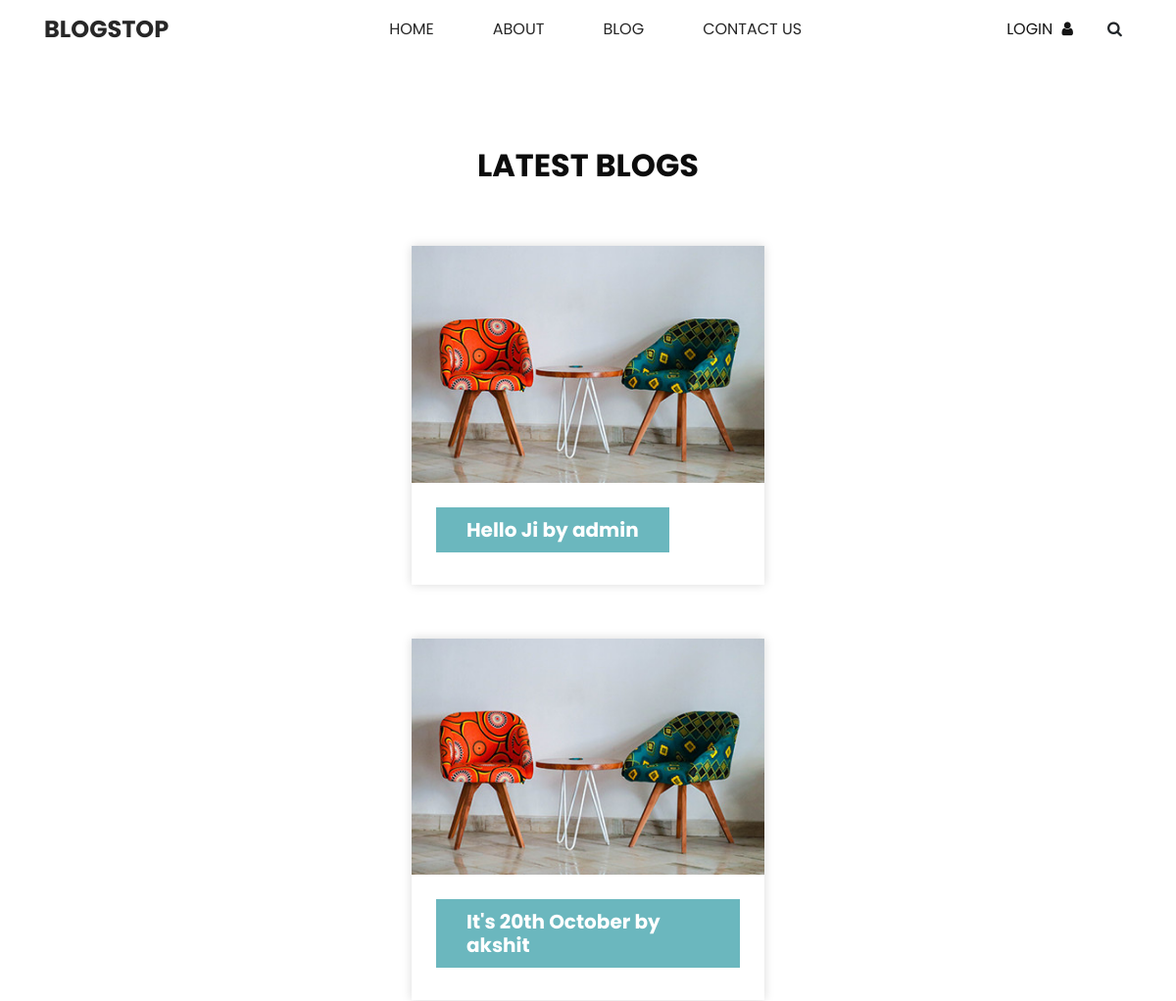
The app's page /blog (upper part), older data.
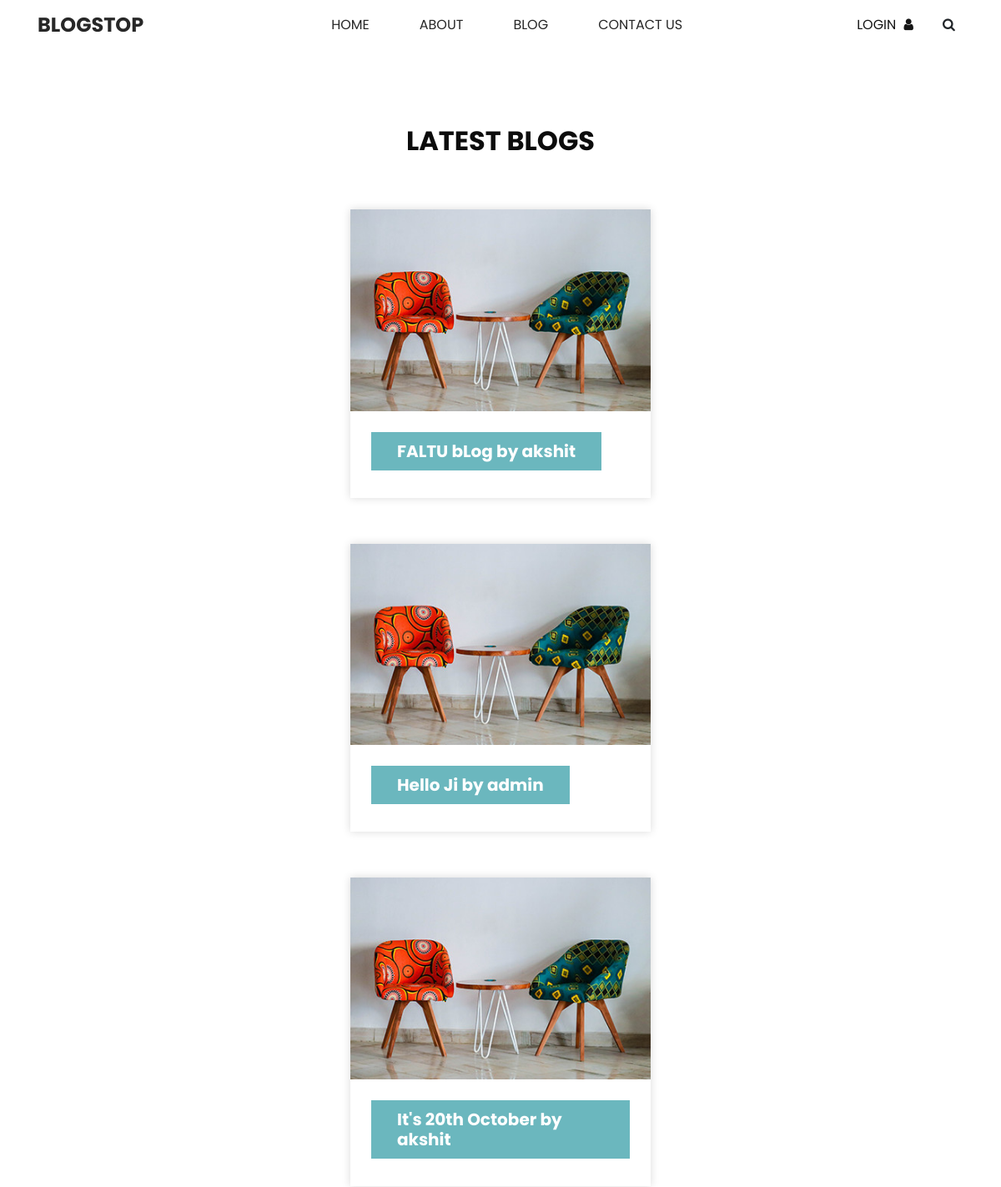
The same page, newer data.
### blog/models.py (models this page shows, shortened)
class Post(models.Model):
    title = models.CharField(max_length=100)
    author = models.ForeignKey(User, on_delete=models.CASCADE)
    body = models.TextField()

### blog/views.py (the view)
# urls.py: path("blog", Blogview.as_view(), name="blog"),
class Blogview(ListView):
    model = Post
    template_name = 'blog/blog.html'
    ordering = ['-id']

### templates/blog/blog.html (shortened to what this page needs)
<!DOCTYPE html>
<html>
<head>
  {% load static %}
  <link rel="stylesheet" type="text/css" href="{% static 'css/bootstrap.css' %}" />
  <link href="{% static 'css/font-awesome.min.css' %}" rel="stylesheet" />
  <link href="{% static 'css/style.css' %}" rel="stylesheet" />
  <link href="{% static 'css/responsive.css' %}" rel="stylesheet" />
</head>
<body class="sub_page">
  <div class="hero_area">
    <header class="header_section long_section px-0">
      <nav class="navbar navbar-expand-lg custom_nav-container ">
        <a class="navbar-brand" href="index">
          <span>
            BlogStop
          </span>
        </a>
        <div class="collapse navbar-collapse" id="navbarSupportedContent">
          <div class="d-flex mx-auto flex-column flex-lg-row align-items-center">
            <ul class="navbar-nav  ">
              <li class="nav-item ">
                <a class="nav-link" href="index">Home <span class="sr-only">(current)</span></a>
              </li>
              <li class="nav-item">
                <a class="nav-link" href="about"> About</a>
              </li>
              <li class="nav-item active">
                <a class="nav-link" href="blog">Blog</a>
              </li>
              <li class="nav-item">
                <a class="nav-link" href="contact">Contact Us</a>
              </li>
            </ul>
          </div>
          <div class="quote_btn-container">
            <a href="signin">
              <span>
                Login
              </span>
              <i class="fa fa-user" aria-hidden="true"></i>
            </a>
            <form class="form-inline">
              <button class="btn  my-2 my-sm-0 nav_search-btn" type="submit">
                <i class="fa fa-search" aria-hidden="true"></i>
              </button>
            </form>
          </div>
        </div>
      </nav>
    </header>
  </div>
  <section class="blog_section layout_padding">
    <div class="container">
      <div class="heading_container">
        <h2>
          Latest Blogs
        </h2>
      </div>
      {% for post in object_list %}
      <div class="row">
        <div class="col-md-6 col-lg-4 mx-auto">
          <div class="box">
            <div class="img-box">
              <img src="{% static 'images/b1.jpg' %}" alt="">
            </div>
            <div class="detail-box">
              <h5><a href="{% url 'article' post.pk %}">
                {{ post.title }} by {{ post.author }}
              </a>
              </h5>
            </div>
          </div>
        </div>
      </div>
      {% endfor %}
    </div>
  </section>
</body>
</html>

### authentication/static/css/style.css (style rules this page uses)
body { font-family: "Poppins", sans-serif; color: #0c0c0c; background-color: #ffffff; overflow-x: hidden; }
.layout_padding { padding: 90px 0; }
.long_section { margin-left: 45px; margin-right: 45px; padding-left: 15px; padding-right: 15px; }
.heading_container { display: -webkit-box; display: -ms-flexbox; display: flex; -webkit-box-orient: vertical; -webkit-box-direction: normal; -ms-flex-direction: column; flex-direction: column; -webkit-box-align: start; -ms-flex-align: start; align-items: flex-start; }
.heading_container h2 { position: relative; font-weight: bold; text-transform: uppercase; }
.hero_area { min-height: 100vh; position: relative; display: -webkit-box; display: -ms-flexbox; display: flex; -webkit-box-orient: vertical; -webkit-box-direction: normal; -ms-flex-direction: column; flex-direction: column; }
.sub_page .hero_area { min-height: auto; }
.header_section { background-color: #ffffff; }
.custom_nav-container .navbar-nav .nav-item .nav-link { padding: 3px 15px; margin: 10px 15px; color: #272727; text-align: center; text-transform: uppercase; }
a, a:hover, a:focus { text-decoration: none; }
.btn, .btn:focus { outline: none !important; -webkit-box-shadow: none; box-shadow: none; }
.custom_nav-container .nav_search-btn { width: 35px; height: 35px; padding: 0; border: none; }
.navbar-brand span { font-size: 24px; font-weight: 700; color: #272727; text-transform: uppercase; }
.custom_nav-container { z-index: 99999; padding: 5px 0; }
.quote_btn-container { display: -webkit-box; display: -ms-flexbox; display: flex; -webkit-box-align: center; -ms-flex-align: center; align-items: center; }
.quote_btn-container a { color: #151515; margin-right: 25px; text-transform: uppercase; }
.quote_btn-container a span { margin-right: 5px; }
.blog_section .heading_container { -webkit-box-align: center; -ms-flex-align: center; align-items: center; }
.blog_section .heading_container h2::before { left: 50%; -webkit-transform: translateX(-50%); transform: translateX(-50%); }
.blog_section .box { margin-top: 55px; background-color: #ffffff; -webkit-box-shadow: 0 0 10px 0 rgba(0, 0, 0, 0.15); box-shadow: 0 0 10px 0 rgba(0, 0, 0, 0.15); }
.blog_section .box .img-box { position: relative; }
.blog_section .box .img-box img { width: 100%; }
.blog_section .box .detail-box { padding: 25px; }
.blog_section .box .detail-box h5 { font-weight: bold; }
.blog_section .box .detail-box a { display: inline-block; padding: 10px 30px; background-color: #6bb7be; color: #ffffff; border-radius: 0; border: 1px solid #6bb7be; -webkit-transition: all .2s; transition: all .2s; }

### authentication/static/css/responsive.css (style rules this page uses)
@media (min-width: 1200px) { .container { max-width: 1170px; } }

Row changes from the older to the newer data that the page shows:
added Post: title "FALTU bLog", author "akshit"
